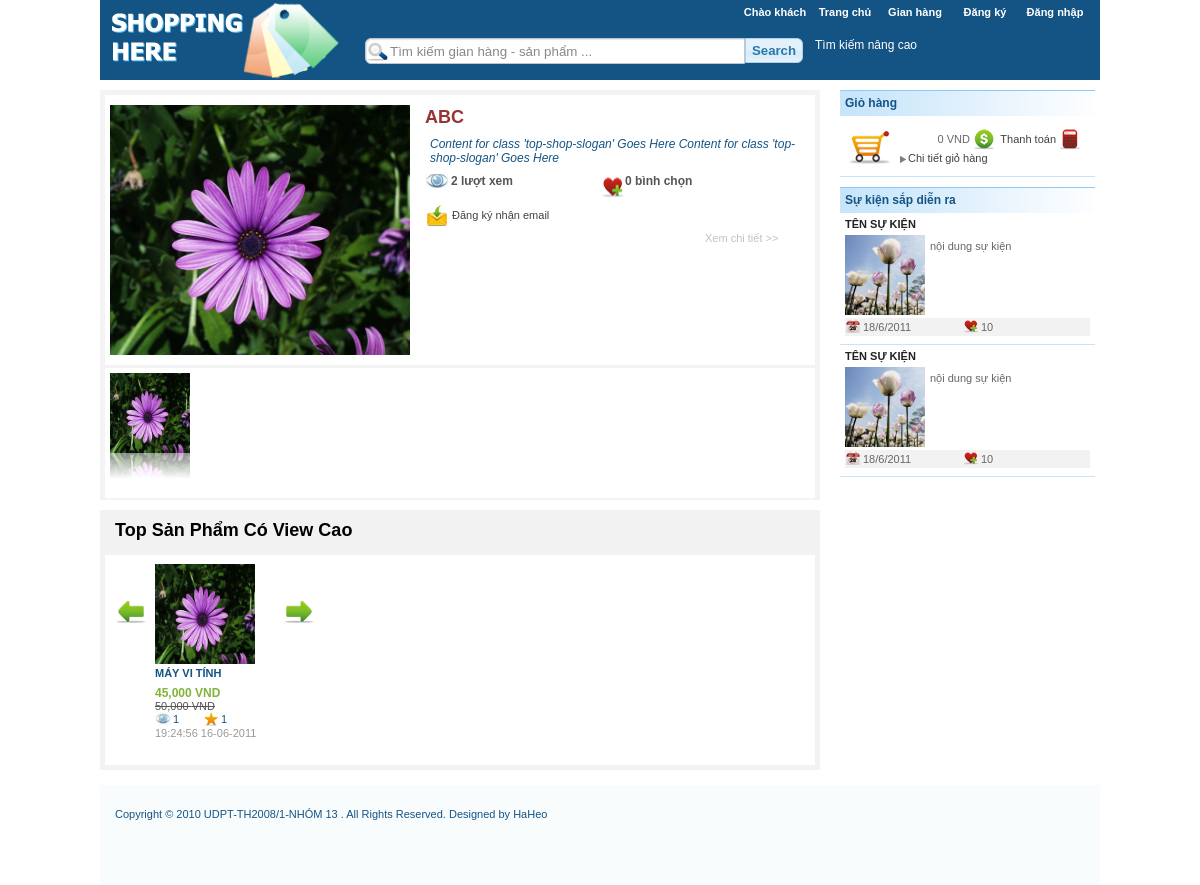
The page / on the database its author committed.
### tables this page shows
CREATE TABLE `gian_hang` (
  `MaGianHang` int(11) NOT NULL,
  `MaNguoiDung` int(11) NOT NULL,
  `TenGianHang` varchar(100) DEFAULT NULL,
  `NgayTao` datetime DEFAULT NULL,
  `NgayXoa` datetime DEFAULT NULL,
  `NguoiXoa` int(11) DEFAULT NULL,
  `NgayCapNhat` datetime DEFAULT NULL,
  `NguoiCapNhat` int(11) DEFAULT NULL,
  `Theme` varchar(100) DEFAULT NULL,
  `DaXoa` int(11) NOT NULL,
  `LuotXem` int(10) NOT NULL DEFAULT '0',
  `ThongTin` varchar(100) DEFAULT NULL,
  PRIMARY KEY (`MaGianHang`),
  KEY `FK_Gian_Hang_Nguoi_Dung` (`MaNguoiDung`),
  CONSTRAINT `FK_Gian_Hang_Doi_Tuong` FOREIGN KEY (`MaGianHang`) REFERENCES `doi_tuong` (`MaDoiTuong`) ON DELETE NO ACTION ON UPDATE NO ACTION,
  CONSTRAINT `FK_Gian_Hang_Nguoi_Dung` FOREIGN KEY (`MaNguoiDung`) REFERENCES `nguoi_dung` (`MaNguoiDung`) ON DELETE NO ACTION ON UPDATE NO ACTION
);

CREATE TABLE `san_pham` (
  `Ma` int(11) NOT NULL,
  `MaSanPham` varchar(20) DEFAULT NULL,
  `TenSanPham` varchar(100) NOT NULL,
  `SoLuong` int(11) NOT NULL,
  `DonGiaGoc` double NOT NULL,
  `DonGiaBan` double DEFAULT NULL,
  `DacDiemSP` text,
  `NgayDang` datetime NOT NULL,
  `NgayCapNhat` datetime DEFAULT NULL,
  `NguoiCapNhat` int(11) DEFAULT NULL,
  `DaXoa` int(11) DEFAULT NULL,
  `NguoiXoa` int(11) DEFAULT NULL,
  `NgayXoa` datetime DEFAULT NULL,
  `HinhAnh` varchar(50) DEFAULT NULL,
  `MaLoaiSP` int(11) DEFAULT NULL,
  `LuotXem` int(11) NOT NULL DEFAULT '0',
  PRIMARY KEY (`Ma`),
  KEY `FK_San_Pham_Loai_SP1` (`MaLoaiSP`),
  CONSTRAINT `FK_San_Pham_Doi_Tuong` FOREIGN KEY (`Ma`) REFERENCES `doi_tuong` (`MaDoiTuong`) ON DELETE NO ACTION ON UPDATE NO ACTION,
  CONSTRAINT `FK_San_Pham_Loai_SP1` FOREIGN KEY (`MaLoaiSP`) REFERENCES `loai_san_pham` (`MaLoaiSP`) ON DELETE NO ACTION ON UPDATE NO ACTION
);

### class/ConnectDB.php (called while the page is built, shortened)
<?php
class ConnectDB {
	public static function OpenConnection()
	{
		return true;
	}
}
?>

### class/GianHangDAO.php (called while the page is built, shortened)
<?php
require_once ('ConnectDB.php');
class GianHangDAO extends ConnectDB {
	public static function LayTatCaGianHangTheoNgayTao($number)
	{
		$lstGianHang = array();
		try
		{
			$strSQL = "SELECT * FROM `gian_hang` ORDER BY `LuotXem` DESC, `NgayTao` DESC ";
			if ($number > 0)
				$strSQL .= " LIMIT 0, $number ";
			$strSQL .= " ;";
			$result = mysql_query($strSQL, ConnectDB::$mLink);
			while ($row = mysql_fetch_array($result))
			{
				$gianHangDto = new GianHangDTO();
				$gianHangDto->MaGianHang = $row["MaGianHang"];
				$gianHangDto->MaNguoiDung = $row["MaNguoiDung"];
				$gianHangDto->TenGianHang = $row["TenGianHang"];
				$gianHangDto->NgayTao = $row["NgayTao"];
				$gianHangDto->NgayXoa = $row["NgayXoa"];
				$gianHangDto->NguoiXoa = $row["NguoiXoa"];
				$gianHangDto->NgayCapNhat = $row["NgayCapNhat"];
				$gianHangDto->NguoiCapNhat = $row["NguoiCapNhat"];
				$gianHangDto->Theme = $row["Theme"];
				$gianHangDto->DaXoa = $row["DaXoa"];
				$gianHangDto->LuotXem = $row["LuotXem"];
				$gianHangDto->ThongTin = $row["ThongTin"];
				array_push($lstGianHang, $gianHangDto);
			}
		}
		catch (Exception $e)
		{
			$lstGianHang = null;
		}
		return $lstGianHang;
	}
}
?>

### class/LikesDAO.php (called while the page is built, shortened)
<?php
require_once ('ConnectDB.php');
 class LikesDAO extends ConnectDB {
 	public  static  function LayDanhSachLikesTheoMaDoiTuong($maDoiTuong)
	{
		$lstLikes = array();
		try {
			$strSQL = "select * from Likes where MaDoiTuong = $maDoiTuong;";
			$result = mysql_query($strSQL, ConnectDB::$mLink);
			if(!$result || mysql_num_rows($result) <= 0)
				return null;
		} catch (Exception $e) {
			$lstLikes = null;
		}
		return $lstLikes;
	}
 	public  static  function TinhSoSaoTBCuaMotDoiTuong($maDoiTuong)
	{
		$soSaoTB = 0;
		try {
			$strSQL = "select * from Likes where MaDoiTuong = $maDoiTuong;";
			$result = mysql_query($strSQL, ConnectDB::$mLink);
			$numRow = mysql_num_rows($result);
			$tongSoSao = 0;
			while ($row = mysql_fetch_array($result) )
			{
				$tongSoSao = $tongSoSao + $row["SoSao"];
			}
			$soSaoTB = $tongSoSao/$numRow;
		} catch (Exception $e) {
			$soSaoTB = 0;
		}
		return $soSaoTB;
	}
 }
?>

### class/SanPhamDAO.php (called while the page is built, shortened)
<?php
require_once 'ConnectDB.php';
class SanPhamDAO extends ConnectDB {
	public  static  function LayDanhSachSanPham($soLuong)
	{
		$lstSanPham = array();
		try {
			if ($soLuong > 0)
				$strSQL = "SELECT * FROM `San_pham` WHERE DaXoa = 0 ORDER BY `LuotXem` DESC, `NgayDang` DESC LIMIT 0, $soLuong;";
			else
				$strSQL = "SELECT * FROM `San_pham` WHERE DaXoa = 0 ORDER BY `LuotXem` DESC, `NgayDang` DESC;";
			$result = mysql_query($strSQL, ConnectDB::$mLink);
			while ($row = mysql_fetch_array($result) )
			{
				$sanPhamDto = new SanPhamDTO();
				$sanPhamDto->Ma = $row["Ma"];
				$sanPhamDto->TenSanPham = $row["TenSanPham"];
				$sanPhamDto->SoLuong = $row["SoLuong"];
				$sanPhamDto->DonGiaGoc = $row["DonGiaGoc"];
				$sanPhamDto->DonGiaBan = $row["DonGiaBan"];
				$sanPhamDto->DacDiemSP = $row["DacDiemSP"];
				$sanPhamDto->NgayDang = $row["NgayDang"];
				$sanPhamDto->NgayCapNhat = $row["NgayCapNhat"];
				$sanPhamDto->NguoiCapNhat = $row["NguoiCapNhat"];
				$sanPhamDto->DaXoa = $row["DaXoa"];
				$sanPhamDto->NgayXoa = $row["NgayXoa"];
				$sanPhamDto->NguoiXoa = $row["NguoiXoa"];
				$sanPhamDto->MaLoaiSP = $row["MaLoaiSP"];
				$sanPhamDto->HinhAnh =$row["HinhAnh"];
				$sanPhamDto->LuotXem = $row["LuotXem"];
				array_push($lstSanPham, $sanPhamDto);
			}
		} catch (Exception $e) {
			$lstSanPham = array();
		}
		return $lstSanPham;
	}
	public  static  function LayMaGianHangCuaSanPham($maSanPham)
	{
		$res = 0;
		try {
			if (!ConnectDB::OpenConnection())
				return;
			else
			{
				$strSQL = "	SELECT lsp.MaGianHang
							FROM san_pham sp, loai_san_pham lsp
							WHERE sp.Ma = $maSanPham AND sp.MaLoaiSP = lsp.MaLoaiSP and sp.DaXoa = 0;";
				$result = mysql_query($strSQL);
				$row = mysql_fetch_array($result);
				$res = $row["MaGianHang"];
			}
		} catch (Exception $e) {
			$res = 0;
		}
		return $res;
	}
}
?>

### controls/ucTopProduct.php (the view)
<div class="top-product">
   		<div class="top-list-product-wrapper">
       	  <div class="top-list-product-title">
				Top sản phẩm có view cao
          </div>
          <div class="top-list-product-content">
              <div class="top-list-product-item-back">
              </div>
                <?php
					require_once ('class/SanPhamDAO.php');
					$dsTopSanPham = SanPhamDAO::LayDanhSachSanPham(5);
					$strOutput = "";
					if (count($dsTopSanPham) == 0)
					{
						$strOutput = "<p><i>Website chưa có sản phẩm nào.</i></p>";
					}
					else
					{
						for($i = 0; $i< count($dsTopSanPham); $i++)
						{
							$sanPham = $dsTopSanPham[$i];
							$maGH = SanPhamDAO::LayMaGianHangCuaSanPham($sanPham->Ma);
							$donGiaBan = formatMoney($sanPham->DonGiaBan);
							$donGiaGoc = formatMoney($sanPham->DonGiaGoc);
							$soSao = LikesDAO::TinhSoSaoTBCuaMotDoiTuong($sanPham->Ma);
							$ngayDangSP = date_create($sanPham->NgayDang);
							$ngayDangSP = $ngayDangSP->format('H:i:s d-m-Y ');
							$strOutput .=
							"<div class='top-list-product-item'>
								<a href='chi_tiet_san_pham?maSanPham=$sanPham->Ma&maGianHang=$maGH'>
									<img src='$sanPham->HinhAnh' width='350' height='350' />
								</a>
								<div class='name'>
								<a  href='chi_tiet_san_pham?maSanPham=$sanPham->Ma&maGianHang=$maGH'>
									$sanPham->TenSanPham
								</a>
								</div>";
							if ($donGiaBan < $donGiaGoc)
							{
								$strOutput .= "<div class='new-price'>$donGiaBan VND</div>
										<div class='old-price'>$donGiaGoc VND</div>";
							}
							else
							{
								$strOutput .= "<div class='new-price'>$donGiaGoc VND</div>";
							}
							$strOutput .= "
								<div class='top-list-product-item-info'>
								  <a href='#'><div class='views'>$sanPham->LuotXem</div></a>
								  <a href='#'><div class='stars'>$soSao</div></a>
								</div>
								 <div class='top-list-product-item-info'> ";
							$strOutput .=" <a href='#'><div class='time-upload'>$ngayDangSP</div></a>
								</div>
							</div>";
						}
					}
					echo $strOutput;
				?>
              <div class="top-list-product-item-next">
              </div>
          </div>
   		</div>
      </div>

### controls/ucTopShop.php
<div class="top-shop">
    <div class="top-shop-wrapper">
	  <?php
      require_once ('class/GianHangDAO.php');
      require_once ('class/SanPhamDAO.php');
      require_once ('class/LikesDAO.php');
      $dsGianHang = GianHangDAO::LayTatCaGianHangTheoNgayTao(8);
      if (count($dsGianHang) == 0 || is_null($dsGianHang))
      {
		  $topShop ="<p><br>Chưa có gian hàng nào được tạo.<p>";
      }
      else
      {
		  $gianHangViewCaoNhat = $dsGianHang[0];
		  $dsLikeGianHang = LikesDAO::LayDanhSachLikesTheoMaDoiTuong($gianHangViewCaoNhat->MaGianHang);
		  $soNguoiLikeGH = count($dsLikeGianHang);
		  $topShop = "
		  		<div class='top-shop-image'>
		  		<a href='#'><img src='$gianHangViewCaoNhat->Theme' width='300' height='250' /></a>
				</div>
			  <div class='top-shop-info'>
				<div class='top-shop-info-line'>
					<div class='name'>
						<a href='gian_hang.php?maGianHang=$gianHangViewCaoNhat->MaGianHang'>
							$gianHangViewCaoNhat->TenGianHang
						</a>
					</div>
				</div>
				<div class='top-shop-info-line'>
					<div class='slogan'>Content for  class 'top-shop-slogan' Goes Here Content for  class 'top-shop-slogan' Goes Here
					</div>
				</div>
				<div class='top-shop-info-line'>
					<div class='views'>$gianHangViewCaoNhat->LuotXem lượt xem </div>
					<div class='likes'>
						<a href='#'><img src='image/add_to_favorites_24.png' width='24' height='24' /></a>
						$soNguoiLikeGH bình chọn
					</div>
				</div>
			<div class='top-shop-info-line'>
            	<div class='recieve-email'>
                	<a href='#'><img src='image/yellow_mail_receive_24.png' width='24' height='24'/>
					Đăng ký nhận email</a>
                </div>
            </div>
			<div class='top-shop-info-line'>
					<div class='view-shop'>
						<a href='gian_hang.php?maGianHang=$gianHangViewCaoNhat->MaGianHang'>
							Xem chi tiết >>
						</a>
					</div>
				</div>
			  </div>
			  ";
	}
	echo $topShop;
	?>
	</div>
    <div class="list-top-shop-wrapper">
	<?php
	 $topOtherShop ="";
	 if (count($dsGianHang) <= 1)
	 {
		$topOtherShop .= "";
	 }
	 else
	 {
		  for($i = 1; $i<count($dsGianHang); $i++)
		  {
			  $otherShop = $dsGianHang[$i];
			  $topOtherShop .= "
						<div class='list-top-shop-item'>
							<a href='gian_hang.php?maGianHang=$otherShop->MaGianHang'>
								<img src='$otherShop->Theme' width='80' height='80' class='reflect' />
							</a>
						</div>
						";
		  }
	 }
	 echo $topOtherShop;
	 ?>
    </div>
</div>

### css/style-default.css (style rules this page uses)
body { font-family:Tahoma, Geneva, sans-serif; font-size:12px; background: #FFF; margin: 0; padding: 0; color: #000; }
a img { border: none; }
a:link { color: #42413C; text-decoration: none; }
.top-shop { height:400px; background:#F3F3F3; padding: 5px; margin-bottom:10px; }
.top-shop-wrapper { height: 250px; overflow:hidden; background:#FFF; padding: 10px 5px; border-bottom: 3px solid #F3F3F3; }
.top-shop-image { width: 250px; display:inline; float: left; margin: auto; }
.top-shop-info { width: 385px; float: right; padding-left: 15px; }
.top-shop-info-line { padding: 2px 0px; vertical-align:middle; overflow:hidden; }
.top-shop-info-line .name { font-weight:bold; font-size: 18px; color: #993333; text-transform:uppercase; }
.top-shop-info-line .name a { font-weight:bold; font-size: 18px; color: #993333; text-transform:uppercase; }
.top-shop-info-line .slogan { font-size: 12px; font-style:italic; color:#135485; padding: 5px; }
.top-shop-info-line .views { background: url(../image/views-icon_24.jpg) no-repeat left ; font-size: 12px; font-weight:bold; color:#555555; width: 150px; float:left; padding-left: 26px; }
.top-shop-info-line .likes { font-size: 12px; font-weight:bold; color:#555555; width: 150px; float:left; }
.likes a img { float:left; height: 26px; }
.top-shop-info-line .view-shop { font-size: 11px; font-weight:normal; color:#C0C2C4; display:block; display:inline; padding-left: 280px; }
.top-shop-info-line .view-shop a { font-size: 11px; font-weight:normal; color:#C0C2C4; text-decoration: none; }
.recieve-email { font-size: 11px; font-style:normal; color:#6E6C64; display:inline; float:left; vertical-align:middle; }
.recieve-email img { line-height: 26px; text-decoration: none; vertical-align:middle; }
.list-top-shop-wrapper { height: 120px; overflow:hidden; background:#FFF; padding: 5px; }
.list-top-shop-item { float:left; width: 85px; height: 100px; }
.top-product { background: #F2F2F2; padding: 5px; margin-bottom: 5px; border-top: 0px solid #B3B3B3; }
.top-list-product-wrapper { overflow: hidden; }
.top-list-product-title { padding: 5px 10px; height: 30px; vertical-align:middle; text-transform:capitalize; color: #000; font-size: 18px; font-weight:bold; font-family:"Trebuchet MS", Arial, Helvetica, sans-serif; }
.top-list-product-content { height: 200px; overflow: hidden; background:#FFF; padding: 5px 10px; }
.top-list-product-item-next { width: 32px; float:left; padding: 0px 4px 4px; vertical-align:middle; background:url(../image/next_32.png) no-repeat right; height: 100px; }
.top-list-product-item-back { width: 32px; float:left; padding: 0px 4px 4px; vertical-align:middle; background:url(../image/back_32.png) no-repeat left; height: 100px; }
.top-list-product-item { width: 120px; float:left; text-align:left; padding: 4px 0px; }
.top-list-product-item img { height: 100px; width: 100px; }
.top-list-product-item .name { color: #135485; font-weight: bold; text-transform:uppercase; font-size:11px; line-height: 18px; text-align:justify; }
.top-list-product-item .name a { color: #135485; font-weight: bold; text-transform:uppercase; font-size:11px; text-decoration: none; }
.top-list-product-item .old-price { color: #555555; font-weight: normal; text-decoration:line-through; font-size:11px; }
.top-list-product-item .new-price { color: #82B33A; font-weight: bold; font-size:12px; padding: 4px 0px 0px; }
.top-list-product-item-info { overflow:hidden; padding: 0px; }
.top-list-product-item-info .views { background:url(../image/views-icon_16.png) no-repeat left; padding-left: 18px; float:left; width: 30px; line-height: 14px; font-size:11px; font-weight: normal; color: #135485; }
.top-list-product-item-info .stars { background:url(../image/star_full_16.png) no-repeat left; padding-left: 18px; float:left; width: 24px; line-height: 14px; font-size:11px; font-weight: normal; color: #135485; }
.top-list-product-item-info .time-upload { float:left; width: 100%; padding-left: 0px; line-height: 14px; color: #999999; font-weight: normal; font-size:11px; }

### css/style-shop.css (style rules this page uses)
.likes { color:#135485; font-weight: normal; cursor:pointer; }

### rows shown on the page
gian_hang: Theme (picture), TenGianHang "ABC", LuotXem "2"
gian_hang: Theme (picture)
san_pham: HinhAnh (picture), TenSanPham "MÁY VI TÍNH", DonGiaBan "45,000", DonGiaGoc "50,000", LuotXem "1", soSao "1", NgayDang "19:24:56 16-06-2011"

### other values the page prints
$soNguoiLikeGH "0"
$tongTien "0"
